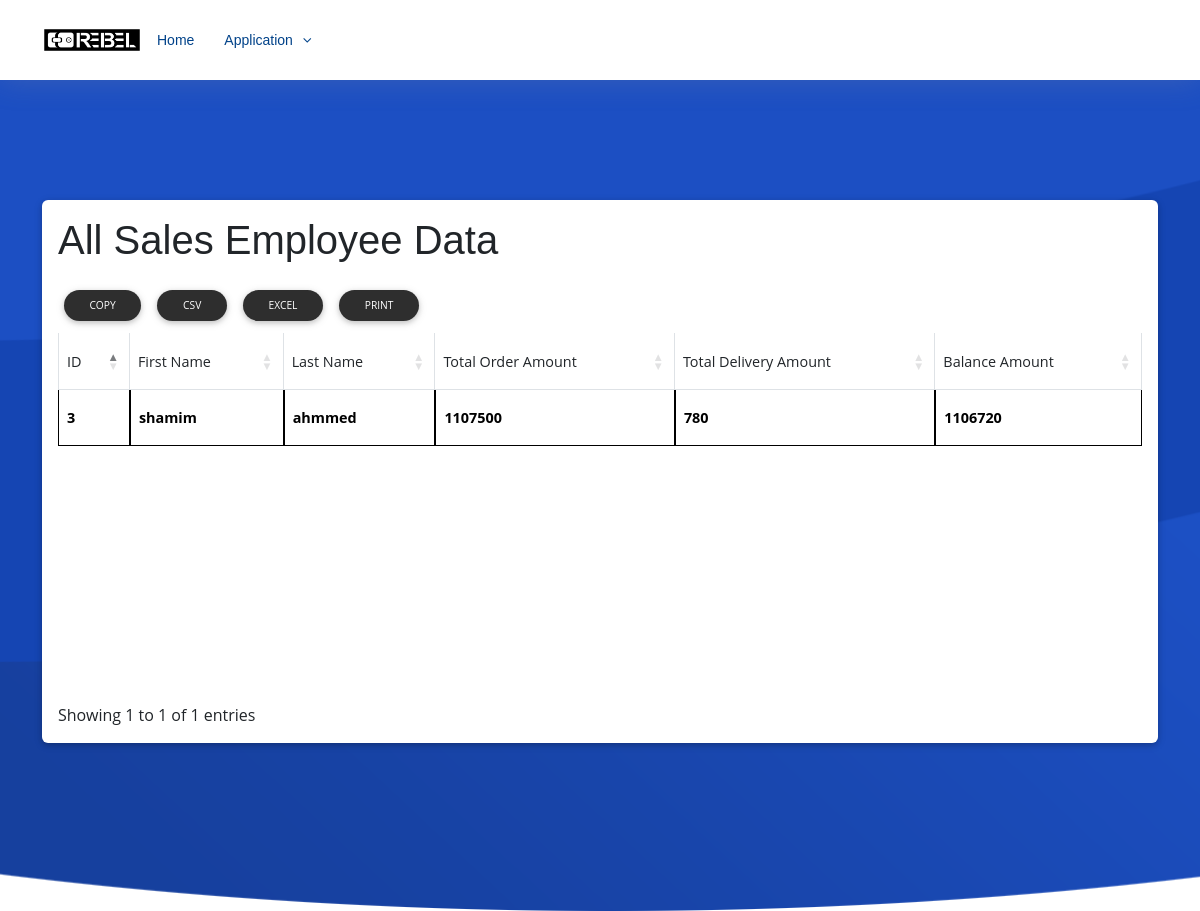
The page /report/Marketing/all_sales_employee_data/ on the database as committed earlier.
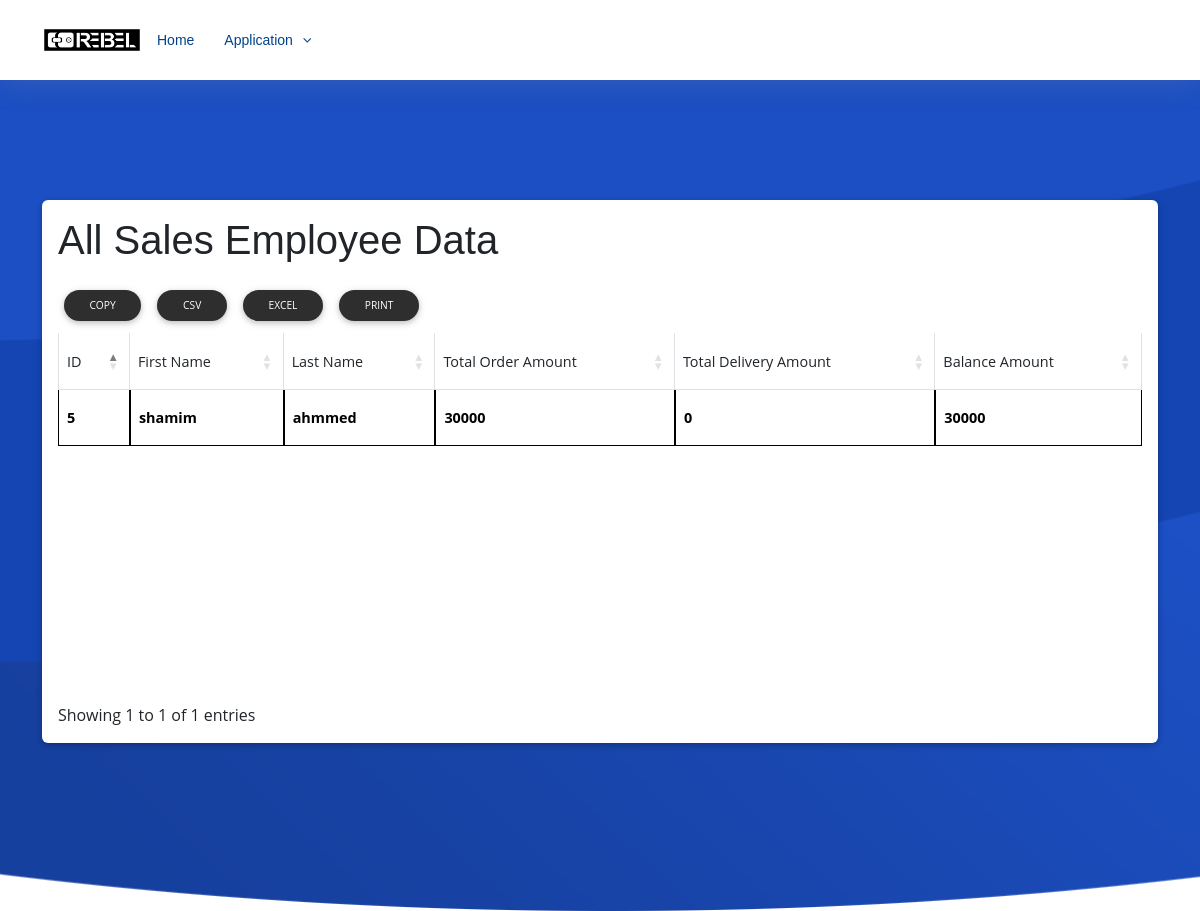
The same page on the database as committed later.
### Sales/models.py (models this page shows, shortened)
class SalesEmployee(models.Model):
    first_name = models.CharField(max_length=100)
    last_name = models.CharField(max_length=100)
    email = models.EmailField(unique=True)
    phone_number = models.CharField(max_length=15)
    hire_date = models.DateField()
    active = models.BooleanField(default=False)  # New field for active status

### Report/salesemployeeviews.py (the view)
# urls.py: path('Marketing/all_sales_employee_data/', salesemployeeviews.all_sales_employee_data, name='all_sales_employee_data'),
def all_sales_employee_data(request):
    sales_employees = SalesEmployee.objects.all()
    for sales_employee in sales_employees:
        sales_employee.total_order_amount = SalesOrderInfo.objects.filter(sales_employee=sales_employee).aggregate(total_amount=Sum('totalAmount'))['total_amount'] or 0
        sales_employee.total_delivery_amount = DeliveryInfo.objects.filter(sales_employee=sales_employee).aggregate(total_amount=Sum('totalAmount'))['total_amount'] or 0
        sales_employee.balance_amount = sales_employee.total_order_amount - sales_employee.total_delivery_amount
    return render(request, 'salesEmployee/all_sales_employee_data.html', {'sales_employees': sales_employees})

### Report/templates/salesEmployee/all_sales_employee_data.html
{% extends 'basereport.html' %}
{% load static %}
{% block content %}
<section class="section card mb-5">
    <div class="card-body">
    <h1>All Sales Employee Data</h1>
    <table  id="itemsTable" class="table table-bordered">
        <thead>
            <tr>
                <th>ID</th>
                <th>First Name</th>
                <th>Last Name</th>
                <th>Total Order Amount</th>
                <th>Total Delivery Amount</th>
                <th>Balance Amount</th>
            </tr>
        </thead>
        <tbody>
            {% for sales_employee in sales_employees %}
                <tr>
                    <td>{{ sales_employee.id }}</td>
                    <td>{{ sales_employee.first_name }}</td>
                    <td>{{ sales_employee.last_name }}</td>
                    <td>{{ sales_employee.total_order_amount }}</td>
                    <td>{{ sales_employee.total_delivery_amount }}</td>
                    <td>{{ sales_employee.balance_amount }}</td>
                </tr>
            {% endfor %}
        </tbody>
    </table>
{% endblock %}

### templates/basereport.html (shortened to what this page needs)
{% load static %}
<!DOCTYPE html>
<html>
<head>
  <link href="{% static 'assets/vendor/font-awesome/css/font-awesome.min.css' %}"rel="stylesheet">
    <link href="{% static 'css/bootstrap.min.css' %}" rel="stylesheet">
    <link href="{% static 'css/dataTables.min.css' %}" rel="stylesheet">
    <link href="{% static 'css/jquery-ui.css' %}" rel="stylesheet">
    <link href="{% static 'css/mdb.min.css' %}" rel="stylesheet">
    <link href="{% static 'assets/css/style.css' %}"rel="stylesheet">
</head>
<body>
  <header id="header" class="fixed-top">
    <div class="container">
      <div class="logo float-left" style='width: 100px;
      float: left;'>
        <a href="{% url 'home' %}">
          <img src="{% static 'images/logo.jpg' %}" alt="Logo" width='100px' height='100px'>         </a>
      </div>
      <nav class="main-nav float-right d-none d-lg-block">
        <ul>
          <li class="active"><a href="{% url 'home' %}">Home</a></li>
          <li class="drop-down"><a href="">Application</a>
          </li>
        </ul>
      </nav>
    </div>
  </header>
  <section id="intro" class="clearfix">
    <div class="container" data-aos="fade-up">
        {% block content %}{% endblock %}
    </div>
</section>
</body>
</html>

### static/assets/css/style.css (style rules this page uses)
body { background: #fff; color: #444; font-family: "Open Sans", sans-serif; }
a { color: #007bff; transition: 0.5s; }
h1, h2, h3, h4, h5, h6 { font-family: "Montserrat", sans-serif; font-weight: 400; margin: 0 0 20px 0; padding: 0; }
#header { height: 80px; transition: all 0.5s; z-index: 997; transition: all 0.5s; padding: 20px 0; background: #fff; box-shadow: 0px 0px 30px rgba(127, 137, 161, 0.3); }
#header .logo img { padding: 0; margin: 7px 0; max-height: 26px; }
.main-nav, .main-nav * { margin: 0; padding: 0; list-style: none; }
.main-nav > ul > li { position: relative; white-space: nowrap; float: left; }
.main-nav a { display: block; position: relative; color: #004289; padding: 10px 15px; transition: 0.3s; font-size: 14px; font-family: "Montserrat", sans-serif; font-weight: 500; }
.main-nav .drop-down > a:after { content: "\f107"; font-family: FontAwesome; padding-left: 10px; }
.mobile-nav { position: fixed; top: 0; bottom: 0; z-index: 9999; overflow-y: auto; left: -260px; width: 260px; padding-top: 18px; background: rgba(19, 39, 57, 0.8); transition: 0.4s; }
.mobile-nav * { margin: 0; padding: 0; list-style: none; }
.mobile-nav a { display: block; position: relative; color: #fff; padding: 10px 20px; font-weight: 500; }
.mobile-nav a:hover, .mobile-nav .active > a, .mobile-nav li:hover > a { color: #74b5fc; text-decoration: none; }
.mobile-nav .drop-down > a:after { content: "\f078"; font-family: FontAwesome; padding-left: 10px; position: absolute; right: 15px; }
.mobile-nav .drop-down > a { padding-right: 35px; }
#intro { width: 100%; position: relative; background: url("../img/intro-bg.png") center bottom no-repeat; background-size: cover; padding: 200px 0 120px 0; }
section { overflow: hidden; }

### templates/basereport.html (style rules this page uses)
table.table-bordered .dataTable th, table.table-bordered.dataTable td { color: black !important; font-weight: bold; border:1px solid black; }

Rows that differ between the two databases and show on the page:
removed SalesEmployee: id "3", first_name "shamim", last_name "ahmmed", total_order_amount "1107500", total_delivery_amount "780", balance_amount "1106720"
added SalesEmployee: id "5", first_name "shamim", last_name "ahmmed", total_order_amount "30000", total_delivery_amount "0", balance_amount "30000"
